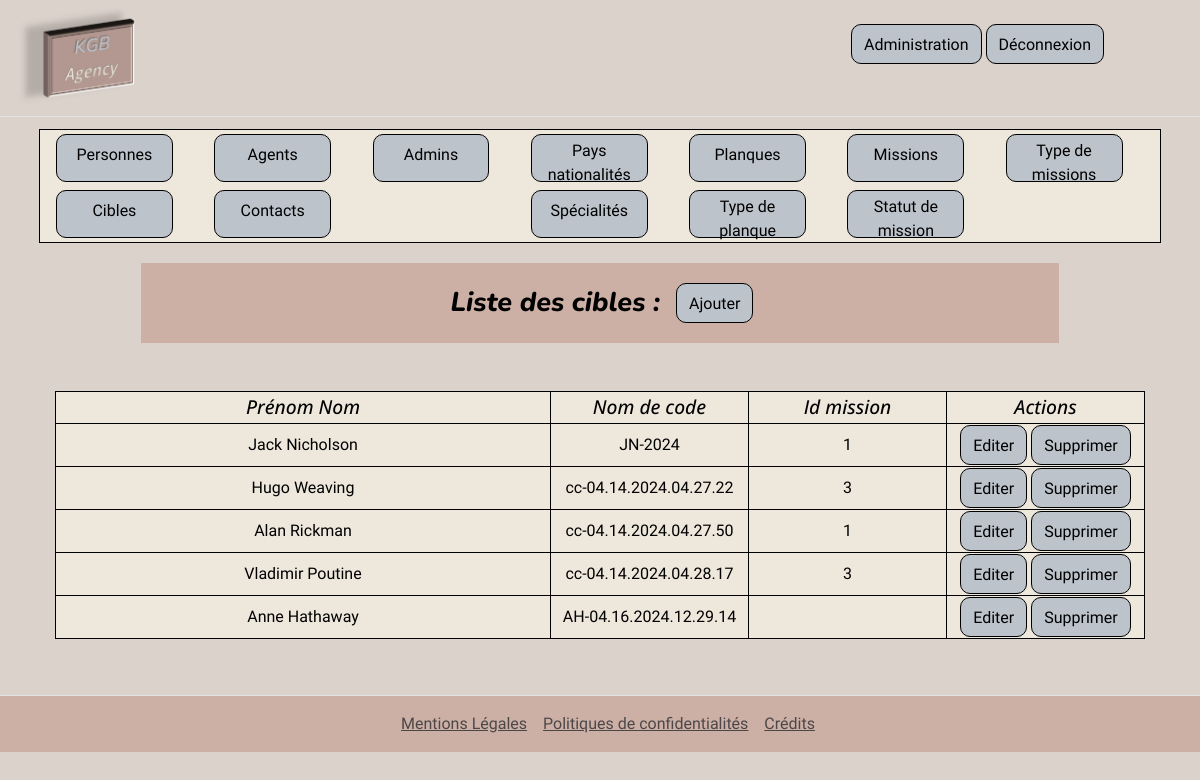
The page /index.php?controller=back&action=Target&todo=home (signed in) on the database its author committed.
### tables this page shows
CREATE TABLE IF NOT EXISTS `targets` (
  `id_target` char(36) NOT NULL,
  `code_name` varchar(60) NOT NULL,
  `id_mission` int(11) DEFAULT NULL,
  PRIMARY KEY (`id_target`),
  KEY `id_mission` (`id_mission`)
);

### index.php (called while the page is built, shortened)
<?php
$controller = new Controller();
$controller->route();

### App/Db/Mysql.php (called while the page is built, shortened)
<?php
class Mysql
{
    private $db_name;
    private $db_user;
    private $db_password;
    private $db_port;
    private $db_host;
    private $pdo = null;
    private static $_instance = null;
    public static function getInstance():self
    {
        if (is_null(self::$_instance)) {
            self::$_instance = new Mysql();
        }
        return self::$_instance;
    }
    public function getPDO():\PDO
    {
        if (is_null($this->pdo)){
            $this->pdo = new \PDO('mysql:host=' . $this->db_host . ';port='. $this->db_port. ';charset=utf8mb4;dbname=' . $this->db_name . ";'", $this->db_user, $this->db_password);
        }
        return $this->pdo;
    }
}

### App/Repository/Repository.php (called while the page is built, shortened)
<?php
class Repository{
    public function __construct()
    {
       $mysql = Mysql::getInstance();
       $this->pdo = $mysql->getPDO();
    }
}

### App/Repository/TargetRepository.php (called while the page is built, shortened)
<?php
class TargetRepository extends Repository
{
    public function findAllTargets():Array|bool
    {
        try{
            $query = $this->pdo->prepare("SELECT *, CONCAT(persons.first_name,' ',persons.last_name) as complete_name FROM targets
            LEFT JOIN persons ON persons.id = targets.id_target");
            $query->execute();
            $allTargets = $query->fetchAll($this->pdo::FETCH_ASSOC);
            if ($allTargets){
                return $allTargets;
            }else {
                return false;
            }
        }catch (\Exception $e){
            $error = $e->getMessage();
            $control = new Controller();
            $control->render('/errors', [
                'error' => $error
            ]);
        }
    }
}

### templates/partials/Target/Home.php (the view)
<div class="row d-flex justify-content-center ">
    <div class="col-9 m-3 p-3 d-flex align-items-center justify-content-center pageTitle">
        <h1 class="d-flex justify-content-center m-2"> Liste des cibles : </h1>
        <div class="d-flex justify-content-end my-1 ms-2 me-1">
            <a href="/index.php?controller=back&action=Person&todo=create&roleRadio=roleTarget" class="btn btn-primary pt-2" aria-current="page creation Personne">Ajouter</a>
        </div>
    </div>
    <div class="col-11 m-3 p-3 ">
        <?php if ($errors) { ?>
            <div class="alert alert-danger">
                <?php echo($errors) ?>
            </div>
        <?php } else {
            if ($allElements) { ?>
                <table class="col-12 tabMissions">
                    <thead>
                        <th class="col-5   tabTitle">Prénom Nom</th>
                        <th class="col-2  tabTitle">Nom de code</th>
                        <th class="col-2  tabTitle">Id mission</th>
                        <th class="col-3 col-md-2 tabTitle">Actions</th>
                    </thead>
                    <tbody>
                    <?php foreach ($allElements as $element) { ?>
                        <tr>
                            <td><?php echo(htmlspecialchars($element['complete_name']));
                                if ($_GET['todo']=='delete'){
                                    if ($element['id'] == $_GET['id'] ){ ?>
                                    <p class="alert alert-danger"><?php echo('Supprimez cet élément ?'); ?>
                                    <a href="/index.php?controller=back&action=Person&todo=delete&rep=oui&id=<?php echo($element['id']) ?>" class="btn btn-primary pt-2" aria-current="OUI">OUI</a>
                                    <a href="/index.php?controller=back&action=Person&todo=home" class="btn btn-primary pt-2" aria-current="NON">NON</a></p>
                                <?php } } ?></td>
                            <td><?php echo(htmlspecialchars($element['code_name'])); ?></td>
                            <td><?php echo($element['id_mission']); ?></td>
                            <td>
                                <a href="/index.php?controller=back&action=Person&roleRadio=roleTarget&todo=edit&id=<?php echo($element['id_target']) ?>" class="btn btn-primary pt-2" aria-current="pageEdit">Editer</a>
                                <a href="/index.php?controller=back&action=Person&todo=delete&id=<?php echo($element['id_target']) ?>" class="btn btn-primary pt-2" aria-current="pageEdit">Supprimer</a>
                            </td>
                        </tr>
                    <?php } ?>
                    </tbody>
                </table>
        <?php } } ?>
    </div>
</div>

### assets/CSS/style.css (style rules this page uses)
body, header { background-color: #DCD2CC; border-color: #DCD2CC; }
.pageTitle, h1 { font-family: "Nunito", sans-serif; font-size: 1.3em; font-style: italic; font-weight: 800; background-color: #CCAFA5; color : black; }
table, th, td { border: 1px solid black; border-collapse: collapse; }
th { font-family: "Open Sans", sans-serif; font-size: 1.2em; font-style: italic; font-weight: 500; }
td { font-family: "Martel Sans", sans-serif; font-weight: 400; font-style: normal; }
.tabMissions { text-align: center; background-color:#EDE7DC; color : black; }
.btn-primary { font-family: "Martel Sans", sans-serif; font-weight: 400; font-style: normal; --bs-btn-color: black; --bs-btn-bg: #BDC3CB; --bs-btn-border-color: black; --bs-btn-border-radius: 10px; --bs-btn-hover-color: black; --bs-btn-hover-bg: #CCAFA5; --bs-btn-hover-border-color: #CCAFA5; --bs-btn-focus-shadow-rgb: #CCAFA5; --bs-btn-active-color: black; --bs-btn-active-bg: #CCAFA5; --bs-btn-active-border-color: #CCAFA5; --bs-btn-active-shadow: inset 0 3px 5px #CCAFA5; --bs-btn-disabled-color: black; --bs-btn-disabled-bg: #FFF; --bs-btn-disabled-border-color: #FFF; }

### rows shown on the page
targets: complete_name "Jack Nicholson", code_name "JN-2024", id_mission "1"
targets: complete_name "Hugo Weaving", code_name "cc-04.14.2024.04.27.22", id_mission "3"
targets: complete_name "Alan Rickman", code_name "cc-04.14.2024.04.27.50", id_mission "1"
targets: complete_name "Vladimir Poutine", code_name "cc-04.14.2024.04.28.17", id_mission "3"
targets: complete_name "Anne Hathaway", code_name "AH-04.16.2024.12.29.14"
